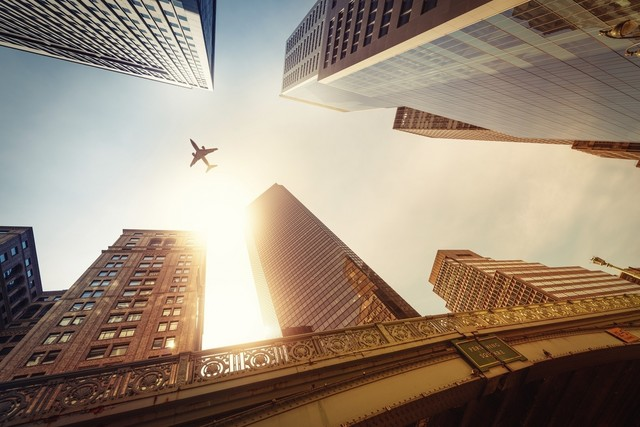
%> input picture 8_semestre/pdi/Danilo/Implementacao3/imagem.jpg, 640 x 427 px
$ octave --eval "result = tomcinza('imagem.jpg');"   (GNU Octave 9; MATLAB toolbox functions it lacks are replaced by stand-ins)
%> lines starting %> are read from the running program, lines starting %| are printed output that depends on the picture
function [ gr ] = tomcinza(imagem)
%> called with imagem = 'imagem.jpg'
%TOMCINZA Gera uma imagem em tom de cinza a aprtir das imagens RGB da
%imagem de entrada
%   Detailed explanation goes here

    img = imread(imagem);
%> img is the input picture: size 427x640x3 uint8; mean R, G, B 155.5, 138.9, 121.7
    [M N C] = size(img);
%> M = 427; N = 640; C = 3
    r = img(:,:,1); % Matriz Vermelha
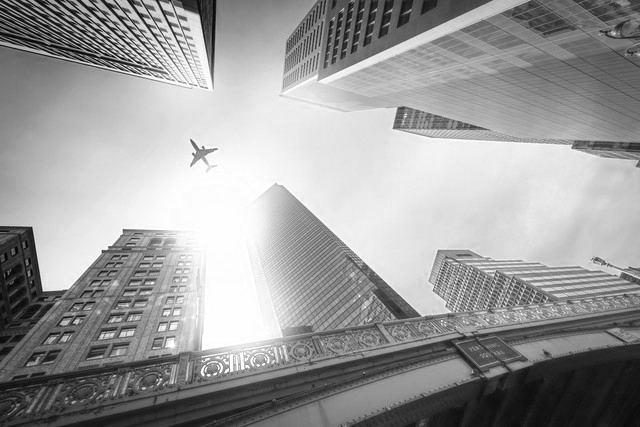
%> r: size 427x640 uint8; min 0, max 255, mean 155.5
    g = img(:,:,2); % Matriz Verde
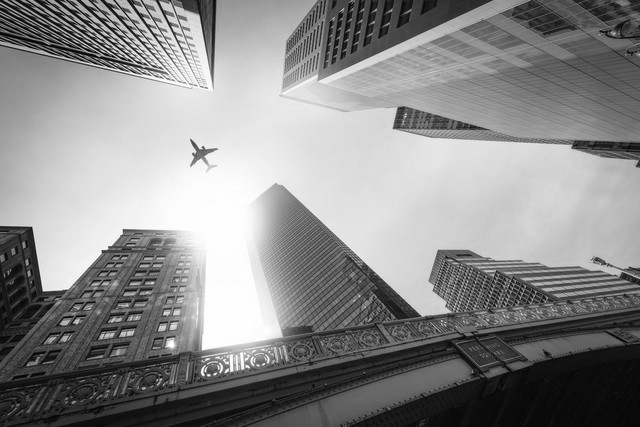
%> g: size 427x640 uint8; min 0, max 255, mean 138.9
    b = img(:,:,3); % Matriz Azul
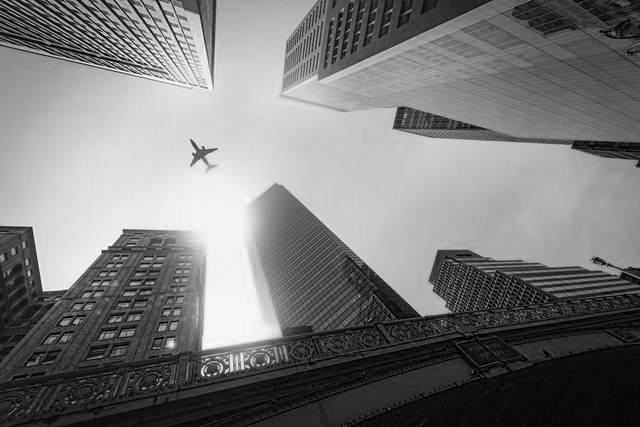
%> b: size 427x640 uint8; min 0, max 255, mean 121.7
    gr = [M N];     % Matriz para guardar os valores de cinza
%> gr = [427 640]

    gr = round(mean(img,3));

    % [7 lines of commented-out code are left out]

end
